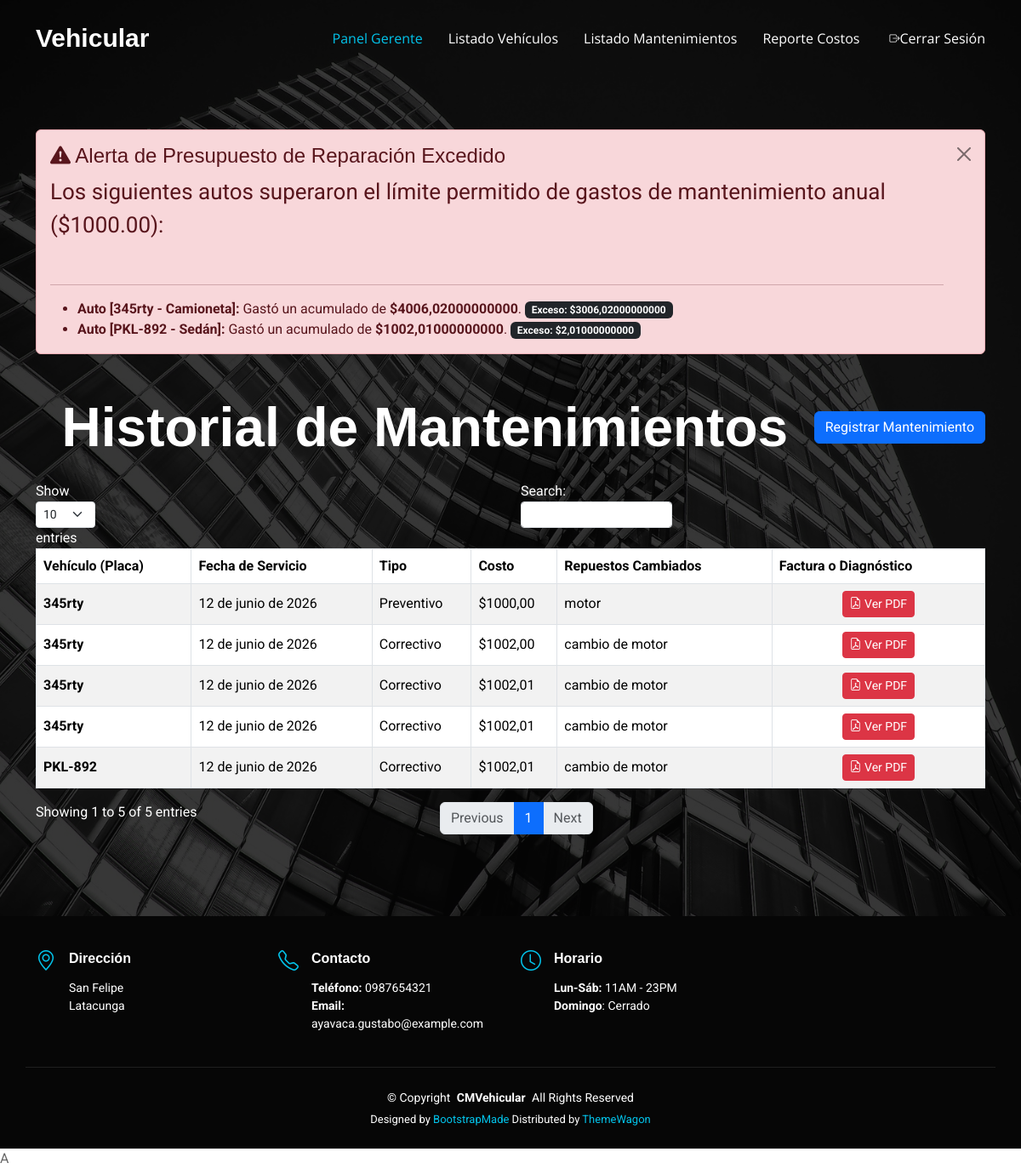
Before: /listadoMantenimientos/ (signed in) with the older database file.
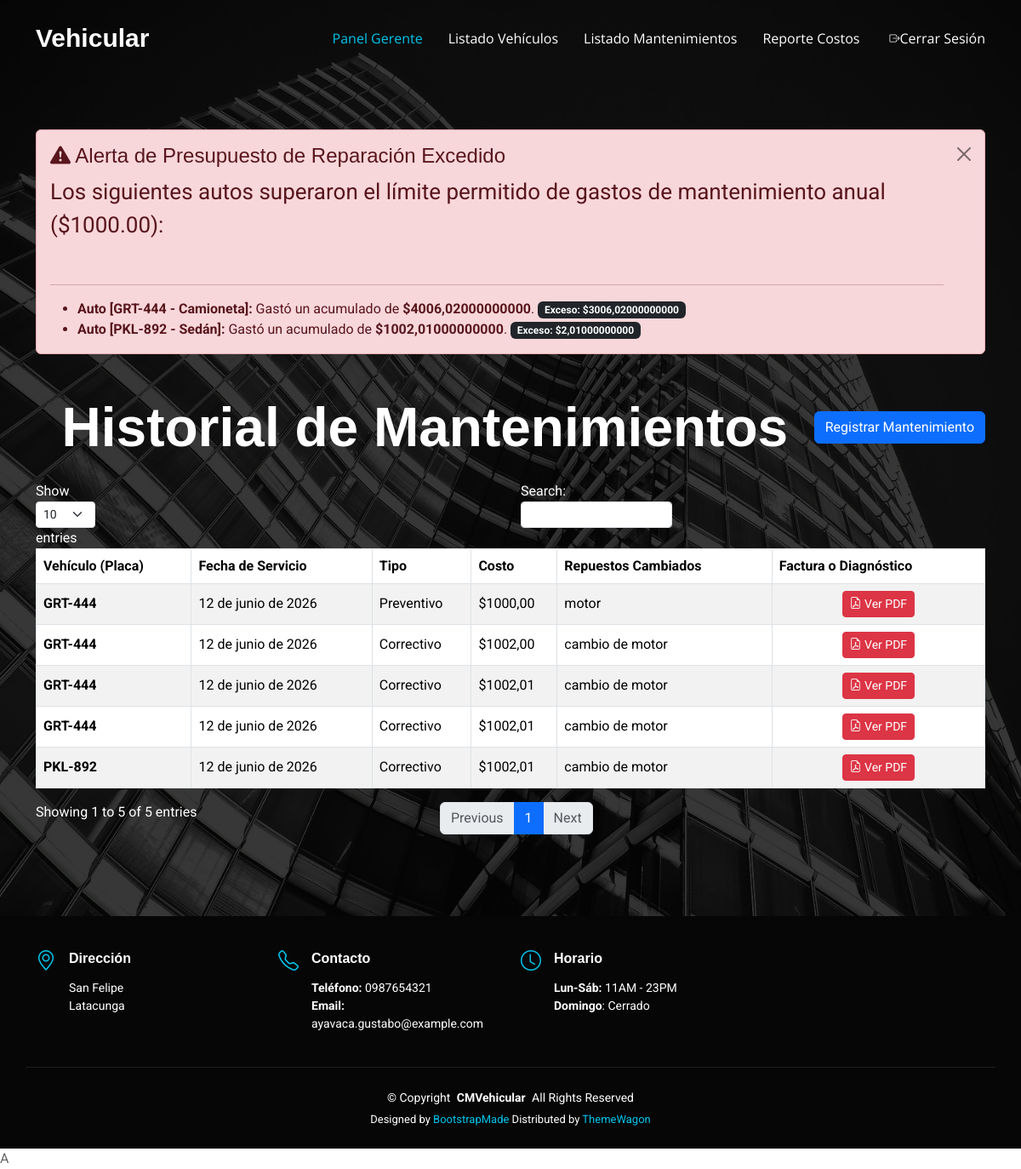
After: the same page with the newer database file.
### Flota/models.py (models this page shows, shortened)
class Vehiculo(models.Model):
    id = models.AutoField(primary_key=True)
    foto = models.ImageField(upload_to='vehiculos/', blank=True, null=True)
    placa = models.CharField(max_length=20)
    tipo_vehiculo = models.CharField(max_length=20)
    tipo_combustible = models.CharField(max_length=20)
    seguro_vigente = models.BooleanField(default=False)
    anio_modelo = models.IntegerField()
    fecha_vencimiento_seguro = models.DateField(null=True, blank=True)
    fecha_vencimiento_soat = models.DateField(null=True, blank=True)
    asignado_a = models.ForeignKey('PerfilUsuario', on_delete=models.SET_NULL, null=True, blank=True, related_name='vehiculos_asignados')

class Mantenimiento(models.Model):
    id = models.AutoField(primary_key=True)
    vehiculo = models.ForeignKey('Vehiculo', on_delete=models.CASCADE, null=True, blank=True)
    pdf = models.FileField(upload_to='mantenimientos/')
    fecha_servicio = models.DateField()
    costo_taller = models.DecimalField(max_digits=10, decimal_places=2)
    tipo_mantenimiento = models.CharField(max_length=20)
    repuestos_cambiados = models.TextField()
    ESTADO_CHOICES = [
        ('pendiente', 'Pendiente de Aprobación'),
        ('aprobado', 'Aprobado'),
        ('rechazado', 'Rechazado'),
        ('completado', 'Completado'),
    ]
    estado = models.CharField(max_length=20, choices=ESTADO_CHOICES, default='pendiente')
    aprobado_por = models.ForeignKey('PerfilUsuario', on_delete=models.SET_NULL, null=True, blank=True, related_name='mantenimientos_aprobados')
    fecha_aprobacion = models.DateTimeField(null=True, blank=True)

### Flota/views.py (the view)
# urls.py: path('listadoMantenimientos/', views.listadoMantenimientos, name='listado_mantenimientos'),
def listadoMantenimientos(request):
    if not request.user.is_authenticated or not es_gerente(request.user):
        return redirect('login')
    mantenimientos = Mantenimiento.objects.all()
    anio_actual = datetime.now().year
    vehiculos = Vehiculo.objects.all()
    PRESUPUESTO_LIMITE = Decimal(1000.00)
    autos_excedidos = []
    for auto in vehiculos:
        gasto_anual = Mantenimiento.objects.filter(
            vehiculo=auto,
            fecha_servicio__year=anio_actual
        ).aggregate(Sum('costo_taller'))['costo_taller__sum'] or 0
        auto.total_mantenimiento = gasto_anual
        if gasto_anual > PRESUPUESTO_LIMITE:
            autos_excedidos.append({
                'placa': auto.placa,
                'tipo': auto.tipo_vehiculo,
                'gastado': gasto_anual,
                'limite': PRESUPUESTO_LIMITE,
                'exceso': gasto_anual - PRESUPUESTO_LIMITE
            })
    return render(request, "listadoMantenimientos.html", {
        "mismantenimientos": mantenimientos,
        "autos_excedidos": autos_excedidos
    })

### Flota/views.py (called while the page is built)
def es_gerente(user):
    try:
        return user.is_authenticated and user.perfil.tipo_perfil == 'gerente'
    except:
        return False

### Flota/templates/listadoMantenimientos.html (shortened to what this page needs)
{% extends 'plantillaPrincipal.html' %}
{% load static %}
{% block contenido %}
<main class="main">
  <section id="hero" class="hero section dark-background">
    <img src="{% static 'assets/img/hero-bg.jpg' %}" class="hero-bg" alt="" data-aos="fade-in">
<div class="container mt-5">
    {% if autos_excedidos %}
    <br>
    <div class="alert alert-danger alert-dismissible fade show mb-4" role="alert">
        <h4 class="alert-heading"><i class="bi bi-exclamation-triangle-fill"></i> Alerta de Presupuesto de Reparación Excedido</h4>
        <p>Los siguientes autos superaron el límite permitido de gastos de mantenimiento anual ($1000.00):</p>
        <hr>
        <ul class="mb-0">
            {% for auto in autos_excedidos %}
                <li>
                    <strong>Auto [{{ auto.placa }} - {{ auto.tipo }}]:</strong>
                    Gastó un acumulado de <b>${{ auto.gastado }}</b>.
                    <span class="badge bg-dark">Exceso: ${{ auto.exceso }}</span>
                </li>
            {% endfor %}
        </ul>
        <button type="button" class="btn-close" data-bs-dismiss="alert" aria-label="Close"></button>
    </div>
    {% endif %}
    <br>
    <div class="d-flex justify-content-between align-items-center mb-4">
        <br>
        <br>
        <h2>Historial de Mantenimientos</h2>
        <a href="/nuevoMantenimiento/" class="btn btn-primary">Registrar Mantenimiento</a>
    </div>
    <table id="tbl_mantenimientos" class="table table-striped table-bordered align-middle">
        <thead>
            <tr>
                <th>Vehículo (Placa)</th>
                <th>Fecha de Servicio</th>
                <th>Tipo</th>
                <th>Costo</th>
                <th>Repuestos Cambiados</th>
                <th>Factura o Diagnóstico</th>
            </tr>
        </thead>
        <tbody>
            {% for m in mismantenimientos %}
            <tr>
                <td><strong>{{ m.vehiculo.placa }}</strong></td>
                <td>{{ m.fecha_servicio }}</td>
                <td>{{ m.tipo_mantenimiento }}</td>
                <td>${{ m.costo_taller }}</td>
                <td>{{ m.repuestos_cambiados }}</td>
                <td class="text-center">
                    {% if m.pdf %}
                        <a href="{{ m.pdf.url }}" target="_blank" class="btn btn-sm btn-danger">
                            <i class="bi bi-file-earmark-pdf"></i> Ver PDF
                        </a>
                    {% else %}
                        <span class="text-muted">No cargado</span>
                    {% endif %}
                </td>
            </tr>
            {% endfor %}
        </tbody>
    </table>
</div>
  </section>
</main>
{% endblock %}

### Flota/templates/plantillaPrincipal.html (shortened to what this page needs)
{% load static %}
<!DOCTYPE html>
<html lang="en">
<head>
  <link href="{% static 'assets/vendor/bootstrap/css/bootstrap.min.css' %}" rel="stylesheet">
  <link href="{% static 'assets/vendor/bootstrap-icons/bootstrap-icons.css' %}" rel="stylesheet">
  <link href="{% static 'assets/vendor/aos/aos.css' %}" rel="stylesheet">
  <link href="{% static 'assets/vendor/glightbox/css/glightbox.min.css' %}" rel="stylesheet">
  <link href="{% static 'assets/vendor/swiper/swiper-bundle.min.css' %}" rel="stylesheet">
  <link rel="stylesheet" href="https://cdn.datatables.net/2.3.8/css/dataTables.dataTables.min.css">
  <link rel="stylesheet" href="https://cdn.datatables.net/buttons/3.2.6/css/buttons.dataTables.css">
  <link href="{% static 'assets/css/main.css' %}" rel="stylesheet">
  <link rel="stylesheet"
    href="https://cdnjs.cloudflare.com/ajax/libs/bootstrap-fileinput/5.5.4/css/fileinput.min.css"
 />
  <link rel="stylesheet" href="https://cdn.jsdelivr.net/npm/bootstrap-icons@1.13.1/font/bootstrap-icons.min.css">
</head>
<body class="index-page">
  <header id="header" class="header d-flex align-items-center fixed-top">
    <div class="container-fluid container-xl position-relative d-flex align-items-center justify-content-between">
      <a href="/" class="logo d-flex align-items-center">
        <h1 class="sitename">Vehicular</h1>
      </a>
      {% if user.is_authenticated %}
        <nav id="navmenu" class="navmenu">
          <ul>
            {% if user.perfil.tipo_perfil == 'gerente' %}
              <li><a href="{% url 'dashboard_gerente' %}" class="active">Panel Gerente</a></li>
              <li><a href="{% url 'listado_vehiculos' %}">Listado Vehículos</a></li>
              <li><a href="{% url 'listado_mantenimientos' %}">Listado Mantenimientos</a></li>
              <li><a href="{% url 'reporte_costos' %}">Reporte Costos</a></li>
            {% elif user.perfil.tipo_perfil == 'chofer' %}
              <li><a href="{% url 'dashboard_chofer' %}" class="active">Panel Chofer</a></li>
              <li><a href="{% url 'nuevo_reporte_falla' %}">Reportar Falla</a></li>
            {% endif %}
            <li><a href="{% url 'logout' %}">
              <i class="bi bi-box-arrow-right"></i> Cerrar Sesión
            </a></li>
          </ul>
        </nav>
      {% endif %}
    </div>
  </header>
  {% block contenido %}
  {% endblock %}
  <footer id="footer" class="footer dark-background">
    <div class="container">
      <div class="row gy-3">
        <div class="col-lg-3 col-md-6 d-flex">
          <i class="bi bi-geo-alt icon"></i>
          <div class="address">
            <h4>Dirección</h4>
            <p>San Felipe</p>
            <p>Latacunga</p>
          </div>
        </div>
        <div class="col-lg-3 col-md-6 d-flex">
          <i class="bi bi-telephone icon"></i>
          <div>
            <h4>Contacto</h4>
            <p>
              <strong>Teléfono:</strong> <span>0987654321</span><br>
              <strong>Email:</strong> <span>ayavaca.gustabo@example.com</span>
            </p>
          </div>
        </div>
        <div class="col-lg-3 col-md-6 d-flex">
          <i class="bi bi-clock icon"></i>
          <div>
            <h4>Horario</h4>
            <p>
              <strong>Lun-Sáb:</strong> <span>11AM - 23PM</span><br>
              <strong>Domingo</strong>: <span>Cerrado</span>
            </p>
          </div>
        </div>
      </div>
    </div>
    <div class="container copyright text-center mt-4">
      <p>© <span>Copyright</span> <strong class="px-1 sitename">CMVehicular</strong> <span>All Rights Reserved</span></p>
      <div class="credits">
        Designed by <a href="https://bootstrapmade.com/">BootstrapMade</a> Distributed by <a href="https://themewagon.com" target="_blank">ThemeWagon</a>
      </div>
    </div>
  </footer>
  A
</body>
</html>

### CMVehicular/static/assets/css/main.css (style rules this page uses)
:root { --default-font: "Roboto", system-ui, -apple-system, "Segoe UI", Roboto, "Helvetica Neue", Arial, "Noto Sans", "Liberation Sans", sans-serif, "Apple Color Emoji", "Segoe UI Emoji", "Segoe UI Symbol", "Noto Color Emoji"; --heading-font: "Raleway", sans-serif; --nav-font: "Open Sans", sans-serif; }
:root { --background-color: #ffffff; --default-color: #666666; --heading-color: #333333; --accent-color: #03c4eb; --surface-color: #ffffff; --contrast-color: #ffffff; }
:root { --nav-color: #ffffff; --nav-hover-color: #03c4eb; --nav-mobile-background-color: #ffffff; --nav-dropdown-background-color: #ffffff; --nav-dropdown-color: #666666; --nav-dropdown-hover-color: #03c4eb; }
.dark-background { --background-color: #060606; --default-color: #ffffff; --heading-color: #ffffff; --surface-color: #252525; --contrast-color: #ffffff; }
:root { scroll-behavior: smooth; }
body { color: var(--default-color); background-color: var(--background-color); font-family: var(--default-font); }
a { color: var(--accent-color); text-decoration: none; transition: 0.3s; }
h1, h2, h3, h4, h5, h6 { color: var(--heading-color); font-family: var(--heading-font); }
.header { --background-color: rgba(0, 0, 0, 0); --default-color: #ffffff; --heading-color: #ffffff; color: var(--default-color); background-color: var(--background-color); padding: 15px 0; transition: all 0.5s; z-index: 997; }
.header .logo { line-height: 1; }
.header .logo h1 { font-size: 30px; margin: 0; font-weight: 700; color: var(--heading-color); }
@media (min-width: 1200px) { .navmenu { padding: 0; } }
@media (min-width: 1200px) { .navmenu ul { margin: 0; padding: 0; display: flex; list-style: none; align-items: center; } }
@media (min-width: 1200px) { .navmenu li { position: relative; } }
@media (min-width: 1200px) { .navmenu a, .navmenu a:focus { color: var(--nav-color); padding: 18px 15px; font-size: 16px; font-family: var(--nav-font); font-weight: 400; display: flex; align-items: center; justify-content: space-between; white-space: nowrap; transition: 0.3s; } }
@media (min-width: 1200px) { .navmenu a i, .navmenu a:focus i { font-size: 12px; line-height: 0; margin-left: 5px; transition: 0.3s; } }
@media (min-width: 1200px) { .navmenu li:last-child a { padding-right: 0; } }
@media (min-width: 1200px) { .navmenu li:hover>a, .navmenu .active, .navmenu .active:focus { color: var(--nav-hover-color); } }
.footer { color: var(--default-color); background-color: var(--background-color); font-size: 14px; padding: 40px 0 0 0; position: relative; }
.footer .icon { color: var(--accent-color); margin-right: 15px; font-size: 24px; line-height: 0; }
.footer h4 { font-size: 16px; font-weight: 700; margin-bottom: 15px; }
.footer .address p { margin-bottom: 0px; }
.footer .copyright { padding: 25px 0; border-top: 1px solid color-mix(in srgb, var(--default-color), transparent 90%); }
.footer .copyright p { margin-bottom: 0; }
.footer .credits { margin-top: 5px; font-size: 13px; }
section, .section { color: var(--default-color); background-color: var(--background-color); padding: 60px 0; scroll-margin-top: 90px; overflow: clip; }
.hero { width: 100%; min-height: 100vh; position: relative; padding: 80px 0; display: flex; align-items: center; justify-content: center; }
.hero .hero-bg { position: absolute; inset: 0; display: block; width: 100%; height: 100%; object-fit: cover; z-index: 1; }
.hero:before { content: ""; background: color-mix(in srgb, var(--background-color), transparent 20%); position: absolute; inset: 0; z-index: 2; }
.hero .container { position: relative; z-index: 3; }
.hero h2 { margin: 0; font-size: 64px; font-weight: 700; }
.hero p { margin: 5px 0 50px 0; font-size: 26px; }

Changed rows visible on the page:
changed through a linked row, Mantenimiento "Preventivo": vehiculo.placa "345rty" → "GRT-444"
changed Mantenimiento (number 2 of 5 on the later page): vehiculo.placa "345rty" → "GRT-444"
changed through a linked row, Mantenimiento (number 3 of 5 on the later page): vehiculo.placa "345rty" → "GRT-444"
changed through a linked row, Mantenimiento (number 4 of 5 on the later page): vehiculo.placa "345rty" → "GRT-444"
Other visible differences:
new list line: "Auto [ - ]: Gastó un acumulado de $ 4006,02000000000 . Exceso: $ 3006,02000000000"
new list line: "GRT-444 Camioneta"
list line gone: "Auto [ - ]: Gastó un acumulado de $ 4006,02000000000 . Exceso: $ 3006,02000000000"
list line gone: "345rty Camioneta"
